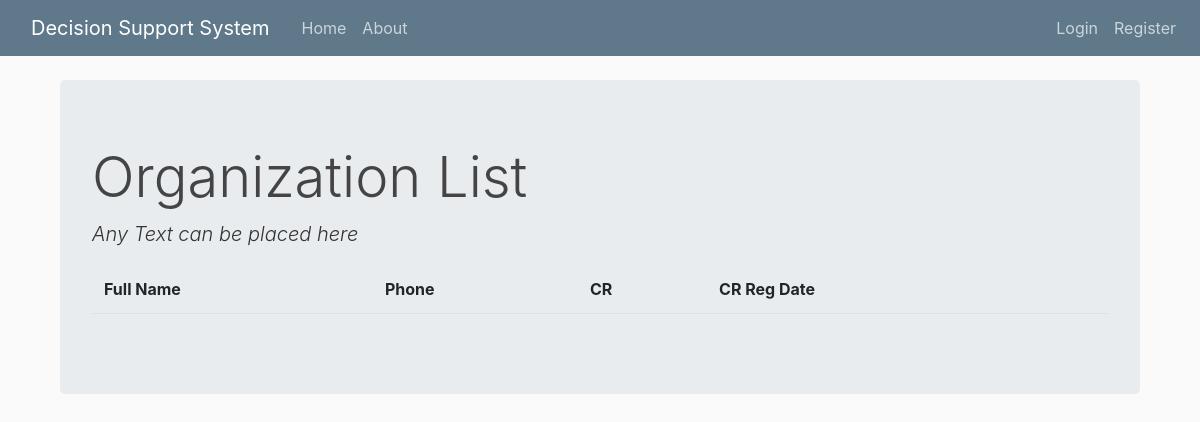
/organization/list/, run on an earlier commit of the app's database.
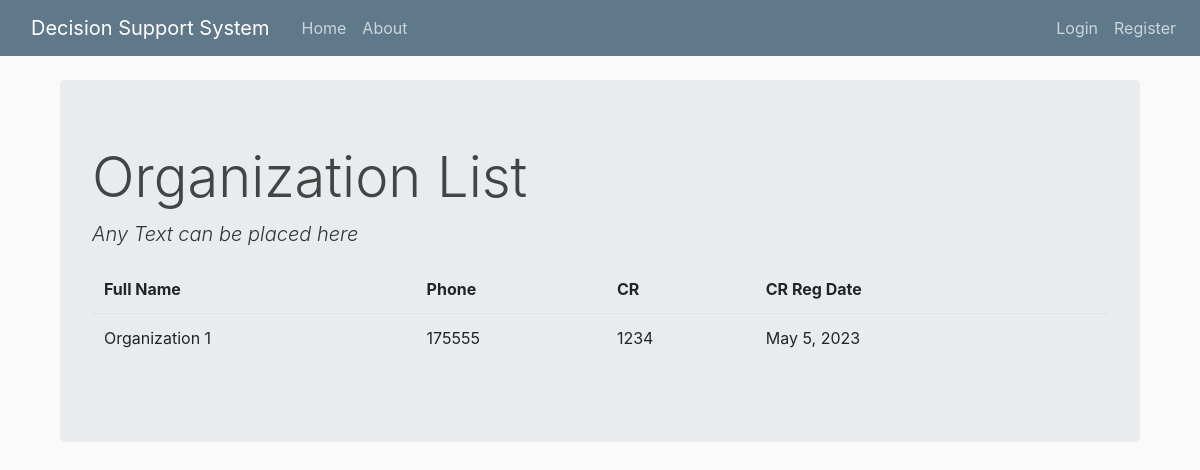
And on a later commit of the database.
### app/models.py (models this page shows, shortened)
class Organization(models.Model):
    cr = models.CharField(_("CR No"), max_length=50, blank=True)
    cr_reg_date = models.DateField(_("Registration Date"), auto_now=False, auto_now_add=False)
    full_en_name = models.CharField(_("Commercial Eng Name"), max_length=250, blank=True)
    license_no = models.CharField(_("License No"), max_length=50, blank=True)
    flat_no = models.IntegerField(_("Flat No"), default=0)
    building_no = models.IntegerField(_("Building No"), default=0)
    road_no = models.IntegerField(_("Road No"), default=0)
    area = models.CharField(_("Area"), max_length=50, blank=True)
    contact1 = models.CharField(_("Phone"), max_length=50, blank=True)
    contact2 = models.CharField(_("Fax"), max_length=50, blank=True)
    email = models.EmailField(_("Email"), max_length=254, blank=True)
    applicant_id = models.ForeignKey(Applicant, verbose_name=_(""), on_delete=models.CASCADE, blank=True)
    user_id = models.ForeignKey(User, verbose_name=_(""), on_delete=models.CASCADE, blank=True)

### app/views.py (the view)
# urls.py: path('organization/list/',views.organization_list,name='organization_list'),
def organization_list(request):
    context = {'organization_list': Organization.objects.all()}
    return render(request, "app/organization_list.html", context)

### app/templates/app/organization_list.html (shortened to what this page needs)
{% extends "app/base.html" %}
{% block content %}
<h1 class="display-4">Organization List</h1>
<p class="lead font-italic">Any Text can be placed here</p>
<table class="table table-borderless">
    <thead class="border-bottom font-weight-bold">
        <tr>
            <td>Full Name</td>
            <td>Phone</td>
            <td>CR</td>
            <td>CR Reg Date</td>
            <td>
            </td>
        </tr>
    </thead>
    <tbody>
        {% for organization in organization_list %}
            <tr>
                <td>{{organization.full_en_name}}</td>
                <td>{{organization.contact1}}</td>
                <td>{{organization.cr}}</td>
                <td>{{organization.cr_reg_date}}</td>
                <td>
                </td>
            </tr>
        {% endfor %}
    </tbody>
</table>
{% endblock content %}

What changed in the data, as far as the page shows it:
added Organization: full_en_name "Organization 1", contact1 "175555", cr "1234", cr_reg_date "May 5, 2023"
